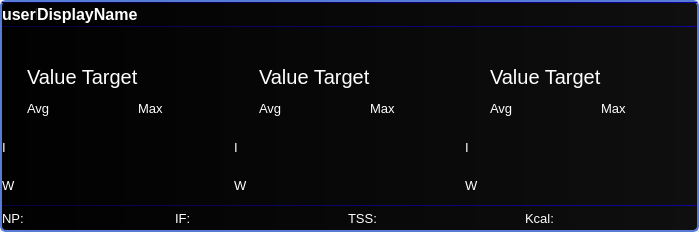
<?xml version="1.0" encoding="UTF-8"?>
<ui version="4.0">
 <class>UserStudioWidget</class>
 <widget class="QWidget" name="UserStudioWidget">
  <property name="geometry">
   <rect>
    <x>0</x>
    <y>0</y>
    <width>699</width>
    <height>232</height>
   </rect>
  </property>
  <property name="sizePolicy">
   <sizepolicy hsizetype="Preferred" vsizetype="Minimum">
    <horstretch>0</horstretch>
    <verstretch>0</verstretch>
   </sizepolicy>
  </property>
  <property name="windowTitle">
   <string>Form</string>
  </property>
  <property name="styleSheet">
   <string notr="true">#frameStudio {
	/* Bright, thicker rounded outline so each rider box is clearly separated
	   from its neighbours on the dark workout view. */
	border: 2px solid rgb(86, 124, 214);
	border-radius: 6px;

	background-color: qlineargradient(spread:pad, x1:0, y1:0, x2:1, y2:0, stop:0 rgba(1, 1, 1, 255), stop:1 rgba(15, 15, 15, 255));

	/*
background-color: qlineargradient(spread:pad, x1:0, y1:0, x2:1, y2:0, stop:0 rgba(229, 229, 229, 255), stop:1 rgba(255, 255, 255, 255));
*/
}

#frame_ident {
    border-top: 1px solid qlineargradient(spread:pad, x1:0, y1:0, x2:1, y2:0, stop:0 rgba(7,0,62,255), stop:1 rgba(13, 0, 158, 255));
	border-bottom: 1px solid qlineargradient(spread:pad, x1:0, y1:0, x2:1, y2:0, stop:0 rgba(7,0,62,255), stop:1 rgba(13, 0, 158, 255));
}

#frame_bottom {
    border-top: 1px solid qlineargradient(spread:pad, x1:0, y1:0, x2:1, y2:0, stop:0 rgba(7,0,62,255), stop:1 rgba(13, 0, 158, 255));
}


QLabel {
	color: white;
}
</string>
  </property>
  <layout class="QVBoxLayout" name="verticalLayout">
   <property name="spacing">
    <number>0</number>
   </property>
   <property name="leftMargin">
    <number>0</number>
   </property>
   <property name="topMargin">
    <number>0</number>
   </property>
   <property name="rightMargin">
    <number>0</number>
   </property>
   <property name="bottomMargin">
    <number>0</number>
   </property>
   <item>
    <widget class="QFrame" name="frameStudio">
     <property name="minimumSize">
      <size>
       <width>0</width>
       <height>0</height>
      </size>
     </property>
     <property name="frameShape">
      <enum>QFrame::StyledPanel</enum>
     </property>
     <property name="frameShadow">
      <enum>QFrame::Raised</enum>
     </property>
     <layout class="QVBoxLayout" name="verticalLayout_2">
      <property name="spacing">
       <number>0</number>
      </property>
      <property name="leftMargin">
       <number>0</number>
      </property>
      <property name="topMargin">
       <number>0</number>
      </property>
      <property name="rightMargin">
       <number>0</number>
      </property>
      <property name="bottomMargin">
       <number>0</number>
      </property>
      <item>
       <widget class="QFrame" name="frame_ident">
        <property name="minimumSize">
         <size>
          <width>0</width>
          <height>25</height>
         </size>
        </property>
        <property name="maximumSize">
         <size>
          <width>16777215</width>
          <height>25</height>
         </size>
        </property>
        <property name="frameShape">
         <enum>QFrame::NoFrame</enum>
        </property>
        <property name="frameShadow">
         <enum>QFrame::Raised</enum>
        </property>
        <property name="lineWidth">
         <number>0</number>
        </property>
        <layout class="QHBoxLayout" name="horizontalLayout_3">
         <property name="spacing">
          <number>0</number>
         </property>
         <property name="leftMargin">
          <number>0</number>
         </property>
         <property name="topMargin">
          <number>0</number>
         </property>
         <property name="rightMargin">
          <number>0</number>
         </property>
         <property name="bottomMargin">
          <number>0</number>
         </property>
         <item>
          <layout class="QHBoxLayout" name="horizontalLayout">
           <item>
            <widget class="QLabel" name="label_userID">
             <property name="sizePolicy">
              <sizepolicy hsizetype="Minimum" vsizetype="Preferred">
               <horstretch>0</horstretch>
               <verstretch>0</verstretch>
              </sizepolicy>
             </property>
             <property name="minimumSize">
              <size>
               <width>35</width>
               <height>0</height>
              </size>
             </property>
             <property name="maximumSize">
              <size>
               <width>35</width>
               <height>16777215</height>
              </size>
             </property>
             <property name="font">
              <font>
               <pointsize>12</pointsize>
               <weight>75</weight>
               <bold>true</bold>
              </font>
             </property>
             <property name="text">
              <string>userID</string>
             </property>
            </widget>
           </item>
           <item>
            <widget class="QLabel" name="label_displayName">
             <property name="font">
              <font>
               <pointsize>12</pointsize>
               <weight>75</weight>
               <bold>true</bold>
              </font>
             </property>
             <property name="text">
              <string>DisplayName</string>
             </property>
            </widget>
           </item>
           <item>
            <widget class="FaderLabel" name="label_resultTest">
             <property name="font">
              <font>
               <pointsize>10</pointsize>
               <weight>75</weight>
               <bold>true</bold>
              </font>
             </property>
             <property name="text">
              <string/>
             </property>
             <property name="alignment">
              <set>Qt::AlignRight|Qt::AlignTrailing|Qt::AlignVCenter</set>
             </property>
            </widget>
           </item>
          </layout>
         </item>
        </layout>
       </widget>
      </item>
      <item>
       <layout class="QHBoxLayout" name="horizontalLayout_2" stretch="1,1,1">
        <property name="spacing">
         <number>0</number>
        </property>
        <property name="leftMargin">
         <number>0</number>
        </property>
        <property name="rightMargin">
         <number>0</number>
        </property>
        <item>
         <widget class="QFrame" name="frame_power">
          <property name="frameShape">
           <enum>QFrame::NoFrame</enum>
          </property>
          <property name="frameShadow">
           <enum>QFrame::Raised</enum>
          </property>
          <property name="lineWidth">
           <number>0</number>
          </property>
          <layout class="QGridLayout" name="gridLayout_3">
           <property name="leftMargin">
            <number>0</number>
           </property>
           <property name="topMargin">
            <number>0</number>
           </property>
           <property name="rightMargin">
            <number>2</number>
           </property>
           <property name="bottomMargin">
            <number>0</number>
           </property>
           <property name="spacing">
            <number>0</number>
           </property>
           <item row="1" column="2">
            <widget class="QLabel" name="label_diffFromTargetPower">
             <property name="sizePolicy">
              <sizepolicy hsizetype="Preferred" vsizetype="Preferred">
               <horstretch>0</horstretch>
               <verstretch>0</verstretch>
              </sizepolicy>
             </property>
             <property name="minimumSize">
              <size>
               <width>0</width>
               <height>0</height>
              </size>
             </property>
             <property name="maximumSize">
              <size>
               <width>16777215</width>
               <height>16777215</height>
              </size>
             </property>
             <property name="font">
              <font>
               <family>Lucida Grande</family>
               <pointsize>15</pointsize>
              </font>
             </property>
             <property name="text">
              <string/>
             </property>
             <property name="alignment">
              <set>Qt::AlignLeading|Qt::AlignLeft|Qt::AlignVCenter</set>
             </property>
            </widget>
           </item>
           <item row="5" column="1">
            <widget class="QLabel" name="label_avgWorkoutPower">
             <property name="font">
              <font>
               <family>MS Shell Dlg 2</family>
               <pointsize>16</pointsize>
              </font>
             </property>
             <property name="text">
              <string/>
             </property>
            </widget>
           </item>
           <item row="5" column="2">
            <widget class="QLabel" name="label_maxWorkoutPower">
             <property name="font">
              <font>
               <family>MS Shell Dlg 2</family>
               <pointsize>16</pointsize>
              </font>
             </property>
             <property name="text">
              <string/>
             </property>
            </widget>
           </item>
           <item row="4" column="1">
            <widget class="QLabel" name="label_avgIntervalPower">
             <property name="sizePolicy">
              <sizepolicy hsizetype="Preferred" vsizetype="Preferred">
               <horstretch>0</horstretch>
               <verstretch>0</verstretch>
              </sizepolicy>
             </property>
             <property name="minimumSize">
              <size>
               <width>0</width>
               <height>0</height>
              </size>
             </property>
             <property name="font">
              <font>
               <family>MS Shell Dlg 2</family>
               <pointsize>16</pointsize>
              </font>
             </property>
             <property name="text">
              <string/>
             </property>
            </widget>
           </item>
           <item row="0" column="0">
            <widget class="QLabel" name="label_image_power">
             <property name="sizePolicy">
              <sizepolicy hsizetype="Fixed" vsizetype="Fixed">
               <horstretch>0</horstretch>
               <verstretch>0</verstretch>
              </sizepolicy>
             </property>
             <property name="minimumSize">
              <size>
               <width>25</width>
               <height>20</height>
              </size>
             </property>
             <property name="maximumSize">
              <size>
               <width>16777215</width>
               <height>16777215</height>
              </size>
             </property>
             <property name="text">
              <string/>
             </property>
             <property name="class" stdset="0">
              <string/>
             </property>
            </widget>
           </item>
           <item row="3" column="2">
            <widget class="QLabel" name="label_MaximumPowerTxt">
             <property name="minimumSize">
              <size>
               <width>50</width>
               <height>0</height>
              </size>
             </property>
             <property name="font">
              <font>
               <family>MS Shell Dlg 2</family>
               <pointsize>10</pointsize>
              </font>
             </property>
             <property name="text">
              <string>Max</string>
             </property>
            </widget>
           </item>
           <item row="4" column="0">
            <widget class="QLabel" name="label_AvgIntervalPowerTxt">
             <property name="sizePolicy">
              <sizepolicy hsizetype="Fixed" vsizetype="Preferred">
               <horstretch>0</horstretch>
               <verstretch>0</verstretch>
              </sizepolicy>
             </property>
             <property name="minimumSize">
              <size>
               <width>10</width>
               <height>0</height>
              </size>
             </property>
             <property name="font">
              <font>
               <family>MS Shell Dlg 2</family>
               <pointsize>10</pointsize>
              </font>
             </property>
             <property name="text">
              <string>I</string>
             </property>
            </widget>
           </item>
           <item row="5" column="0">
            <widget class="QLabel" name="label_WorkoutPowerTxt">
             <property name="sizePolicy">
              <sizepolicy hsizetype="Fixed" vsizetype="Preferred">
               <horstretch>0</horstretch>
               <verstretch>0</verstretch>
              </sizepolicy>
             </property>
             <property name="minimumSize">
              <size>
               <width>10</width>
               <height>0</height>
              </size>
             </property>
             <property name="font">
              <font>
               <family>MS Shell Dlg 2</family>
               <pointsize>10</pointsize>
              </font>
             </property>
             <property name="text">
              <string>W</string>
             </property>
            </widget>
           </item>
           <item row="3" column="1">
            <widget class="QLabel" name="label_AveragePowerTxt">
             <property name="minimumSize">
              <size>
               <width>50</width>
               <height>0</height>
              </size>
             </property>
             <property name="font">
              <font>
               <family>MS Shell Dlg 2</family>
               <pointsize>10</pointsize>
              </font>
             </property>
             <property name="text">
              <string>Avg</string>
             </property>
            </widget>
           </item>
           <item row="4" column="2">
            <widget class="QLabel" name="label_maxIntervalPower">
             <property name="minimumSize">
              <size>
               <width>0</width>
               <height>0</height>
              </size>
             </property>
             <property name="font">
              <font>
               <family>MS Shell Dlg 2</family>
               <pointsize>16</pointsize>
              </font>
             </property>
             <property name="text">
              <string/>
             </property>
            </widget>
           </item>
           <item row="1" column="1">
            <widget class="QLabel" name="label_targetPowerValue">
             <property name="sizePolicy">
              <sizepolicy hsizetype="Preferred" vsizetype="Fixed">
               <horstretch>0</horstretch>
               <verstretch>0</verstretch>
              </sizepolicy>
             </property>
             <property name="minimumSize">
              <size>
               <width>0</width>
               <height>25</height>
              </size>
             </property>
             <property name="font">
              <font>
               <family>MS Shell Dlg 2</family>
               <pointsize>15</pointsize>
              </font>
             </property>
             <property name="text">
              <string>Value Target</string>
             </property>
            </widget>
           </item>
           <item row="1" column="0">
            <widget class="QLabel" name="label_target">
             <property name="sizePolicy">
              <sizepolicy hsizetype="Fixed" vsizetype="Fixed">
               <horstretch>0</horstretch>
               <verstretch>0</verstretch>
              </sizepolicy>
             </property>
             <property name="minimumSize">
              <size>
               <width>15</width>
               <height>15</height>
              </size>
             </property>
             <property name="text">
              <string/>
             </property>
            </widget>
           </item>
           <item row="0" column="1" colspan="2">
            <widget class="QLabel" name="label_currentValuePower">
             <property name="sizePolicy">
              <sizepolicy hsizetype="Preferred" vsizetype="Preferred">
               <horstretch>0</horstretch>
               <verstretch>0</verstretch>
              </sizepolicy>
             </property>
             <property name="minimumSize">
              <size>
               <width>0</width>
               <height>0</height>
              </size>
             </property>
             <property name="maximumSize">
              <size>
               <width>16777215</width>
               <height>16777215</height>
              </size>
             </property>
             <property name="font">
              <font>
               <family>Lucida Grande</family>
               <pointsize>24</pointsize>
               <weight>50</weight>
               <bold>false</bold>
              </font>
             </property>
             <property name="text">
              <string/>
             </property>
            </widget>
           </item>
           <item row="1" column="3">
            <widget class="QLabel" name="label_spacer_power">
             <property name="sizePolicy">
              <sizepolicy hsizetype="Fixed" vsizetype="Fixed">
               <horstretch>0</horstretch>
               <verstretch>0</verstretch>
              </sizepolicy>
             </property>
             <property name="minimumSize">
              <size>
               <width>0</width>
               <height>25</height>
              </size>
             </property>
             <property name="text">
              <string/>
             </property>
            </widget>
           </item>
          </layout>
         </widget>
        </item>
        <item>
         <widget class="QFrame" name="frame_cadence">
          <property name="frameShape">
           <enum>QFrame::NoFrame</enum>
          </property>
          <property name="frameShadow">
           <enum>QFrame::Raised</enum>
          </property>
          <property name="lineWidth">
           <number>0</number>
          </property>
          <layout class="QGridLayout" name="gridLayout_2">
           <property name="leftMargin">
            <number>0</number>
           </property>
           <property name="topMargin">
            <number>0</number>
           </property>
           <property name="rightMargin">
            <number>2</number>
           </property>
           <property name="bottomMargin">
            <number>0</number>
           </property>
           <property name="spacing">
            <number>0</number>
           </property>
           <item row="3" column="2">
            <widget class="QLabel" name="label_MaximumCadenceTxt">
             <property name="minimumSize">
              <size>
               <width>50</width>
               <height>0</height>
              </size>
             </property>
             <property name="font">
              <font>
               <family>MS Shell Dlg 2</family>
               <pointsize>10</pointsize>
              </font>
             </property>
             <property name="text">
              <string>Max</string>
             </property>
            </widget>
           </item>
           <item row="6" column="0">
            <widget class="QLabel" name="label_WorkoutCadenceTxt">
             <property name="sizePolicy">
              <sizepolicy hsizetype="Fixed" vsizetype="Preferred">
               <horstretch>0</horstretch>
               <verstretch>0</verstretch>
              </sizepolicy>
             </property>
             <property name="minimumSize">
              <size>
               <width>10</width>
               <height>0</height>
              </size>
             </property>
             <property name="font">
              <font>
               <family>MS Shell Dlg 2</family>
               <pointsize>10</pointsize>
              </font>
             </property>
             <property name="text">
              <string>W</string>
             </property>
            </widget>
           </item>
           <item row="6" column="2">
            <widget class="QLabel" name="label_maxWorkoutCadence">
             <property name="font">
              <font>
               <family>MS Shell Dlg 2</family>
               <pointsize>16</pointsize>
              </font>
             </property>
             <property name="text">
              <string/>
             </property>
            </widget>
           </item>
           <item row="4" column="1">
            <widget class="QLabel" name="label_avgIntervalCadence">
             <property name="sizePolicy">
              <sizepolicy hsizetype="Preferred" vsizetype="Preferred">
               <horstretch>0</horstretch>
               <verstretch>0</verstretch>
              </sizepolicy>
             </property>
             <property name="minimumSize">
              <size>
               <width>0</width>
               <height>0</height>
              </size>
             </property>
             <property name="font">
              <font>
               <family>MS Shell Dlg 2</family>
               <pointsize>16</pointsize>
              </font>
             </property>
             <property name="text">
              <string/>
             </property>
            </widget>
           </item>
           <item row="4" column="2">
            <widget class="QLabel" name="label_maxIntervalCadence">
             <property name="minimumSize">
              <size>
               <width>0</width>
               <height>0</height>
              </size>
             </property>
             <property name="font">
              <font>
               <family>MS Shell Dlg 2</family>
               <pointsize>16</pointsize>
              </font>
             </property>
             <property name="text">
              <string/>
             </property>
            </widget>
           </item>
           <item row="0" column="0">
            <widget class="QLabel" name="label_image_cadence">
             <property name="sizePolicy">
              <sizepolicy hsizetype="Fixed" vsizetype="Fixed">
               <horstretch>0</horstretch>
               <verstretch>0</verstretch>
              </sizepolicy>
             </property>
             <property name="minimumSize">
              <size>
               <width>25</width>
               <height>20</height>
              </size>
             </property>
             <property name="maximumSize">
              <size>
               <width>16777215</width>
               <height>16777215</height>
              </size>
             </property>
             <property name="text">
              <string/>
             </property>
             <property name="class" stdset="0">
              <string/>
             </property>
            </widget>
           </item>
           <item row="3" column="1">
            <widget class="QLabel" name="label_AverageCadenceTxt">
             <property name="minimumSize">
              <size>
               <width>50</width>
               <height>0</height>
              </size>
             </property>
             <property name="font">
              <font>
               <family>MS Shell Dlg 2</family>
               <pointsize>10</pointsize>
              </font>
             </property>
             <property name="text">
              <string>Avg</string>
             </property>
            </widget>
           </item>
           <item row="4" column="0">
            <widget class="QLabel" name="label_AvgIntervalCadenceTxt">
             <property name="sizePolicy">
              <sizepolicy hsizetype="Fixed" vsizetype="Preferred">
               <horstretch>0</horstretch>
               <verstretch>0</verstretch>
              </sizepolicy>
             </property>
             <property name="minimumSize">
              <size>
               <width>10</width>
               <height>0</height>
              </size>
             </property>
             <property name="font">
              <font>
               <family>MS Shell Dlg 2</family>
               <pointsize>10</pointsize>
              </font>
             </property>
             <property name="text">
              <string>I</string>
             </property>
            </widget>
           </item>
           <item row="0" column="1" colspan="2">
            <widget class="QLabel" name="label_currentValueCadence">
             <property name="sizePolicy">
              <sizepolicy hsizetype="Preferred" vsizetype="Preferred">
               <horstretch>0</horstretch>
               <verstretch>0</verstretch>
              </sizepolicy>
             </property>
             <property name="minimumSize">
              <size>
               <width>0</width>
               <height>0</height>
              </size>
             </property>
             <property name="maximumSize">
              <size>
               <width>16777215</width>
               <height>16777215</height>
              </size>
             </property>
             <property name="font">
              <font>
               <family>Lucida Grande</family>
               <pointsize>24</pointsize>
               <weight>50</weight>
               <bold>false</bold>
              </font>
             </property>
             <property name="text">
              <string/>
             </property>
            </widget>
           </item>
           <item row="1" column="2">
            <widget class="QLabel" name="label_diffFromTargetCadence">
             <property name="sizePolicy">
              <sizepolicy hsizetype="Preferred" vsizetype="Preferred">
               <horstretch>0</horstretch>
               <verstretch>0</verstretch>
              </sizepolicy>
             </property>
             <property name="minimumSize">
              <size>
               <width>0</width>
               <height>0</height>
              </size>
             </property>
             <property name="maximumSize">
              <size>
               <width>16777215</width>
               <height>16777215</height>
              </size>
             </property>
             <property name="font">
              <font>
               <family>Lucida Grande</family>
               <pointsize>15</pointsize>
              </font>
             </property>
             <property name="text">
              <string/>
             </property>
            </widget>
           </item>
           <item row="6" column="1">
            <widget class="QLabel" name="label_avgWorkoutCadence">
             <property name="font">
              <font>
               <family>MS Shell Dlg 2</family>
               <pointsize>16</pointsize>
              </font>
             </property>
             <property name="text">
              <string/>
             </property>
            </widget>
           </item>
           <item row="1" column="1">
            <widget class="QLabel" name="label_targetCadenceValue">
             <property name="sizePolicy">
              <sizepolicy hsizetype="Preferred" vsizetype="Fixed">
               <horstretch>0</horstretch>
               <verstretch>0</verstretch>
              </sizepolicy>
             </property>
             <property name="minimumSize">
              <size>
               <width>0</width>
               <height>25</height>
              </size>
             </property>
             <property name="font">
              <font>
               <family>MS Shell Dlg 2</family>
               <pointsize>15</pointsize>
              </font>
             </property>
             <property name="text">
              <string>Value Target</string>
             </property>
            </widget>
           </item>
           <item row="1" column="0">
            <widget class="QLabel" name="label_target_2">
             <property name="sizePolicy">
              <sizepolicy hsizetype="Fixed" vsizetype="Fixed">
               <horstretch>0</horstretch>
               <verstretch>0</verstretch>
              </sizepolicy>
             </property>
             <property name="minimumSize">
              <size>
               <width>20</width>
               <height>20</height>
              </size>
             </property>
             <property name="text">
              <string/>
             </property>
            </widget>
           </item>
           <item row="1" column="3">
            <widget class="QLabel" name="label_spacer_cad">
             <property name="sizePolicy">
              <sizepolicy hsizetype="Fixed" vsizetype="Fixed">
               <horstretch>0</horstretch>
               <verstretch>0</verstretch>
              </sizepolicy>
             </property>
             <property name="minimumSize">
              <size>
               <width>0</width>
               <height>25</height>
              </size>
             </property>
             <property name="text">
              <string/>
             </property>
            </widget>
           </item>
          </layout>
         </widget>
        </item>
        <item>
         <widget class="QFrame" name="frame_hr">
          <property name="frameShape">
           <enum>QFrame::NoFrame</enum>
          </property>
          <property name="frameShadow">
           <enum>QFrame::Raised</enum>
          </property>
          <property name="lineWidth">
           <number>0</number>
          </property>
          <layout class="QGridLayout" name="gridLayout_5">
           <property name="leftMargin">
            <number>0</number>
           </property>
           <property name="topMargin">
            <number>0</number>
           </property>
           <property name="rightMargin">
            <number>2</number>
           </property>
           <property name="bottomMargin">
            <number>0</number>
           </property>
           <property name="spacing">
            <number>0</number>
           </property>
           <item row="0" column="0">
            <widget class="QLabel" name="label_image_hr">
             <property name="sizePolicy">
              <sizepolicy hsizetype="Fixed" vsizetype="Fixed">
               <horstretch>0</horstretch>
               <verstretch>0</verstretch>
              </sizepolicy>
             </property>
             <property name="minimumSize">
              <size>
               <width>25</width>
               <height>20</height>
              </size>
             </property>
             <property name="maximumSize">
              <size>
               <width>16777215</width>
               <height>16777215</height>
              </size>
             </property>
             <property name="text">
              <string/>
             </property>
             <property name="class" stdset="0">
              <string/>
             </property>
            </widget>
           </item>
           <item row="0" column="1" colspan="2">
            <widget class="QLabel" name="label_currentValueHr">
             <property name="sizePolicy">
              <sizepolicy hsizetype="Preferred" vsizetype="Preferred">
               <horstretch>0</horstretch>
               <verstretch>0</verstretch>
              </sizepolicy>
             </property>
             <property name="minimumSize">
              <size>
               <width>0</width>
               <height>0</height>
              </size>
             </property>
             <property name="maximumSize">
              <size>
               <width>16777215</width>
               <height>16777215</height>
              </size>
             </property>
             <property name="font">
              <font>
               <family>Lucida Grande</family>
               <pointsize>24</pointsize>
               <weight>50</weight>
               <bold>false</bold>
              </font>
             </property>
             <property name="text">
              <string/>
             </property>
            </widget>
           </item>
           <item row="6" column="1">
            <widget class="QLabel" name="label_avgWorkoutHr">
             <property name="font">
              <font>
               <family>MS Shell Dlg 2</family>
               <pointsize>16</pointsize>
              </font>
             </property>
             <property name="text">
              <string/>
             </property>
            </widget>
           </item>
           <item row="1" column="1">
            <widget class="QLabel" name="label_targetHrValue">
             <property name="sizePolicy">
              <sizepolicy hsizetype="Preferred" vsizetype="Fixed">
               <horstretch>0</horstretch>
               <verstretch>0</verstretch>
              </sizepolicy>
             </property>
             <property name="minimumSize">
              <size>
               <width>0</width>
               <height>25</height>
              </size>
             </property>
             <property name="font">
              <font>
               <family>MS Shell Dlg 2</family>
               <pointsize>15</pointsize>
              </font>
             </property>
             <property name="text">
              <string>Value Target</string>
             </property>
            </widget>
           </item>
           <item row="1" column="2">
            <widget class="QLabel" name="label_diffFromTargetHr">
             <property name="sizePolicy">
              <sizepolicy hsizetype="Preferred" vsizetype="Preferred">
               <horstretch>0</horstretch>
               <verstretch>0</verstretch>
              </sizepolicy>
             </property>
             <property name="minimumSize">
              <size>
               <width>0</width>
               <height>0</height>
              </size>
             </property>
             <property name="maximumSize">
              <size>
               <width>16777215</width>
               <height>16777215</height>
              </size>
             </property>
             <property name="font">
              <font>
               <family>Lucida Grande</family>
               <pointsize>15</pointsize>
              </font>
             </property>
             <property name="text">
              <string/>
             </property>
            </widget>
           </item>
           <item row="3" column="1">
            <widget class="QLabel" name="label_AverageHrTxt">
             <property name="minimumSize">
              <size>
               <width>50</width>
               <height>0</height>
              </size>
             </property>
             <property name="font">
              <font>
               <family>MS Shell Dlg 2</family>
               <pointsize>10</pointsize>
              </font>
             </property>
             <property name="text">
              <string>Avg</string>
             </property>
            </widget>
           </item>
           <item row="4" column="0">
            <widget class="QLabel" name="label_AvgIntervalHrTxt">
             <property name="sizePolicy">
              <sizepolicy hsizetype="Fixed" vsizetype="Preferred">
               <horstretch>0</horstretch>
               <verstretch>0</verstretch>
              </sizepolicy>
             </property>
             <property name="minimumSize">
              <size>
               <width>10</width>
               <height>0</height>
              </size>
             </property>
             <property name="font">
              <font>
               <family>MS Shell Dlg 2</family>
               <pointsize>10</pointsize>
              </font>
             </property>
             <property name="text">
              <string>I</string>
             </property>
            </widget>
           </item>
           <item row="6" column="0">
            <widget class="QLabel" name="label_WorkoutHrTxt">
             <property name="sizePolicy">
              <sizepolicy hsizetype="Fixed" vsizetype="Preferred">
               <horstretch>0</horstretch>
               <verstretch>0</verstretch>
              </sizepolicy>
             </property>
             <property name="minimumSize">
              <size>
               <width>10</width>
               <height>0</height>
              </size>
             </property>
             <property name="font">
              <font>
               <family>MS Shell Dlg 2</family>
               <pointsize>10</pointsize>
              </font>
             </property>
             <property name="text">
              <string>W</string>
             </property>
            </widget>
           </item>
           <item row="3" column="2">
            <widget class="QLabel" name="label_MaximumHrTxt">
             <property name="minimumSize">
              <size>
               <width>50</width>
               <height>0</height>
              </size>
             </property>
             <property name="font">
              <font>
               <family>MS Shell Dlg 2</family>
               <pointsize>10</pointsize>
              </font>
             </property>
             <property name="text">
              <string>Max</string>
             </property>
            </widget>
           </item>
           <item row="6" column="2">
            <widget class="QLabel" name="label_maxWorkoutHr">
             <property name="font">
              <font>
               <family>MS Shell Dlg 2</family>
               <pointsize>16</pointsize>
              </font>
             </property>
             <property name="text">
              <string/>
             </property>
            </widget>
           </item>
           <item row="4" column="2">
            <widget class="QLabel" name="label_maxIntervalHr">
             <property name="minimumSize">
              <size>
               <width>0</width>
               <height>0</height>
              </size>
             </property>
             <property name="font">
              <font>
               <family>MS Shell Dlg 2</family>
               <pointsize>16</pointsize>
              </font>
             </property>
             <property name="text">
              <string/>
             </property>
            </widget>
           </item>
           <item row="4" column="1">
            <widget class="QLabel" name="label_avgIntervalHr">
             <property name="sizePolicy">
              <sizepolicy hsizetype="Preferred" vsizetype="Preferred">
               <horstretch>0</horstretch>
               <verstretch>0</verstretch>
              </sizepolicy>
             </property>
             <property name="minimumSize">
              <size>
               <width>0</width>
               <height>0</height>
              </size>
             </property>
             <property name="font">
              <font>
               <family>MS Shell Dlg 2</family>
               <pointsize>16</pointsize>
              </font>
             </property>
             <property name="text">
              <string/>
             </property>
            </widget>
           </item>
           <item row="1" column="0">
            <widget class="QLabel" name="label_target_3">
             <property name="sizePolicy">
              <sizepolicy hsizetype="Fixed" vsizetype="Fixed">
               <horstretch>0</horstretch>
               <verstretch>0</verstretch>
              </sizepolicy>
             </property>
             <property name="minimumSize">
              <size>
               <width>20</width>
               <height>20</height>
              </size>
             </property>
             <property name="text">
              <string/>
             </property>
            </widget>
           </item>
           <item row="1" column="3">
            <widget class="QLabel" name="label_spacer_hr">
             <property name="sizePolicy">
              <sizepolicy hsizetype="Fixed" vsizetype="Fixed">
               <horstretch>0</horstretch>
               <verstretch>0</verstretch>
              </sizepolicy>
             </property>
             <property name="minimumSize">
              <size>
               <width>0</width>
               <height>25</height>
              </size>
             </property>
             <property name="text">
              <string/>
             </property>
            </widget>
           </item>
          </layout>
         </widget>
        </item>
       </layout>
      </item>
      <item>
       <widget class="QFrame" name="frame_bottom">
        <property name="minimumSize">
         <size>
          <width>0</width>
          <height>25</height>
         </size>
        </property>
        <property name="maximumSize">
         <size>
          <width>16777215</width>
          <height>25</height>
         </size>
        </property>
        <property name="frameShape">
         <enum>QFrame::NoFrame</enum>
        </property>
        <property name="frameShadow">
         <enum>QFrame::Raised</enum>
        </property>
        <property name="lineWidth">
         <number>0</number>
        </property>
        <layout class="QHBoxLayout" name="horizontalLayout_4">
         <property name="leftMargin">
          <number>0</number>
         </property>
         <property name="topMargin">
          <number>0</number>
         </property>
         <property name="rightMargin">
          <number>0</number>
         </property>
         <property name="bottomMargin">
          <number>0</number>
         </property>
         <item>
          <widget class="QLabel" name="label_npText">
           <property name="maximumSize">
            <size>
             <width>25</width>
             <height>16777215</height>
            </size>
           </property>
           <property name="font">
            <font>
             <pointsize>10</pointsize>
            </font>
           </property>
           <property name="toolTip">
            <string>Normalized Power</string>
           </property>
           <property name="text">
            <string>NP:</string>
           </property>
          </widget>
         </item>
         <item>
          <widget class="QLabel" name="label_np">
           <property name="font">
            <font>
             <pointsize>10</pointsize>
            </font>
           </property>
           <property name="toolTip">
            <string>Normalized Power</string>
           </property>
           <property name="text">
            <string/>
           </property>
          </widget>
         </item>
         <item>
          <widget class="QLabel" name="label_ifText">
           <property name="maximumSize">
            <size>
             <width>25</width>
             <height>16777215</height>
            </size>
           </property>
           <property name="font">
            <font>
             <pointsize>10</pointsize>
            </font>
           </property>
           <property name="toolTip">
            <string>Intensity Factor</string>
           </property>
           <property name="text">
            <string>IF:</string>
           </property>
          </widget>
         </item>
         <item>
          <widget class="QLabel" name="label_if">
           <property name="font">
            <font>
             <pointsize>10</pointsize>
            </font>
           </property>
           <property name="toolTip">
            <string>Intensity Factor</string>
           </property>
           <property name="text">
            <string/>
           </property>
          </widget>
         </item>
         <item>
          <widget class="QLabel" name="label_tssText">
           <property name="maximumSize">
            <size>
             <width>30</width>
             <height>16777215</height>
            </size>
           </property>
           <property name="font">
            <font>
             <pointsize>10</pointsize>
            </font>
           </property>
           <property name="toolTip">
            <string>Training Stress Score</string>
           </property>
           <property name="text">
            <string>TSS:</string>
           </property>
          </widget>
         </item>
         <item>
          <widget class="QLabel" name="label_tss">
           <property name="font">
            <font>
             <pointsize>10</pointsize>
            </font>
           </property>
           <property name="toolTip">
            <string>Training Stress Score</string>
           </property>
           <property name="text">
            <string/>
           </property>
          </widget>
         </item>
         <item>
          <widget class="QLabel" name="label_kcalText">
           <property name="maximumSize">
            <size>
             <width>30</width>
             <height>16777215</height>
            </size>
           </property>
           <property name="font">
            <font>
             <pointsize>10</pointsize>
            </font>
           </property>
           <property name="toolTip">
            <string>Kilocalorie</string>
           </property>
           <property name="text">
            <string>Kcal:</string>
           </property>
          </widget>
         </item>
         <item>
          <widget class="QLabel" name="label_kcal">
           <property name="font">
            <font>
             <pointsize>10</pointsize>
            </font>
           </property>
           <property name="toolTip">
            <string>Kilocalorie</string>
           </property>
           <property name="text">
            <string/>
           </property>
          </widget>
         </item>
        </layout>
       </widget>
      </item>
     </layout>
    </widget>
   </item>
  </layout>
 </widget>
 <customwidgets>
  <customwidget>
   <class>FaderLabel</class>
   <extends>QLabel</extends>
   <header>faderlabel.h</header>
  </customwidget>
 </customwidgets>
 <resources/>
 <connections/>
</ui>
